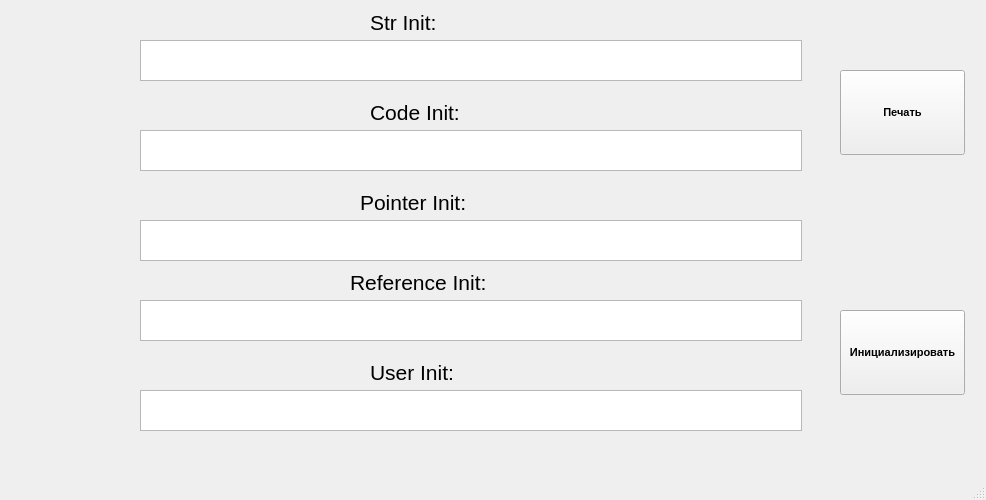
<?xml version="1.0" encoding="UTF-8"?>
<ui version="4.0">
 <class>MainWindow</class>
 <widget class="QMainWindow" name="MainWindow">
  <property name="enabled">
   <bool>true</bool>
  </property>
  <property name="geometry">
   <rect>
    <x>0</x>
    <y>0</y>
    <width>986</width>
    <height>500</height>
   </rect>
  </property>
  <property name="minimumSize">
   <size>
    <width>800</width>
    <height>300</height>
   </size>
  </property>
  <property name="maximumSize">
   <size>
    <width>1000</width>
    <height>500</height>
   </size>
  </property>
  <property name="windowTitle">
   <string>Task1</string>
  </property>
  <widget class="QWidget" name="centralwidget">
   <widget class="QLabel" name="label">
    <property name="geometry">
     <rect>
      <x>370</x>
      <y>10</y>
      <width>81</width>
      <height>24</height>
     </rect>
    </property>
    <property name="text">
     <string>&lt;html&gt;&lt;head/&gt;&lt;body&gt;&lt;p&gt;&lt;span style=&quot; font-size:16pt;&quot;&gt;Str Init: &lt;/span&gt;&lt;/p&gt;&lt;/body&gt;&lt;/html&gt;</string>
    </property>
   </widget>
   <widget class="QTextBrowser" name="textBrowser">
    <property name="geometry">
     <rect>
      <x>140</x>
      <y>40</y>
      <width>662</width>
      <height>41</height>
     </rect>
    </property>
   </widget>
   <widget class="QLabel" name="label_2">
    <property name="geometry">
     <rect>
      <x>370</x>
      <y>100</y>
      <width>101</width>
      <height>24</height>
     </rect>
    </property>
    <property name="font">
     <font>
      <weight>75</weight>
      <bold>true</bold>
      <underline>false</underline>
      <kerning>false</kerning>
     </font>
    </property>
    <property name="text">
     <string>&lt;html&gt;&lt;head/&gt;&lt;body&gt;&lt;p&gt;&lt;span style=&quot; font-size:16pt; font-weight:400;&quot;&gt;Code Init: &lt;/span&gt;&lt;/p&gt;&lt;/body&gt;&lt;/html&gt;</string>
    </property>
   </widget>
   <widget class="QTextBrowser" name="textBrowser_2">
    <property name="geometry">
     <rect>
      <x>140</x>
      <y>130</y>
      <width>662</width>
      <height>41</height>
     </rect>
    </property>
   </widget>
   <widget class="QLabel" name="label_3">
    <property name="geometry">
     <rect>
      <x>360</x>
      <y>190</y>
      <width>125</width>
      <height>24</height>
     </rect>
    </property>
    <property name="text">
     <string>&lt;html&gt;&lt;head/&gt;&lt;body&gt;&lt;p&gt;&lt;span style=&quot; font-size:16pt;&quot;&gt;Pointer Init: &lt;/span&gt;&lt;/p&gt;&lt;/body&gt;&lt;/html&gt;</string>
    </property>
   </widget>
   <widget class="QTextBrowser" name="textBrowser_3">
    <property name="geometry">
     <rect>
      <x>140</x>
      <y>220</y>
      <width>662</width>
      <height>41</height>
     </rect>
    </property>
   </widget>
   <widget class="QLabel" name="label_4">
    <property name="geometry">
     <rect>
      <x>350</x>
      <y>270</y>
      <width>152</width>
      <height>24</height>
     </rect>
    </property>
    <property name="text">
     <string>&lt;html&gt;&lt;head/&gt;&lt;body&gt;&lt;p&gt;&lt;span style=&quot; font-size:16pt;&quot;&gt;Reference Init: &lt;/span&gt;&lt;/p&gt;&lt;/body&gt;&lt;/html&gt;</string>
    </property>
   </widget>
   <widget class="QTextBrowser" name="textBrowser_4">
    <property name="geometry">
     <rect>
      <x>140</x>
      <y>300</y>
      <width>662</width>
      <height>41</height>
     </rect>
    </property>
   </widget>
   <widget class="QLabel" name="label_5">
    <property name="geometry">
     <rect>
      <x>370</x>
      <y>360</y>
      <width>96</width>
      <height>24</height>
     </rect>
    </property>
    <property name="text">
     <string>&lt;html&gt;&lt;head/&gt;&lt;body&gt;&lt;p&gt;&lt;span style=&quot; font-size:16pt;&quot;&gt;User Init: &lt;/span&gt;&lt;/p&gt;&lt;/body&gt;&lt;/html&gt;</string>
    </property>
   </widget>
   <widget class="QPushButton" name="pushButton">
    <property name="geometry">
     <rect>
      <x>840</x>
      <y>310</y>
      <width>125</width>
      <height>85</height>
     </rect>
    </property>
    <property name="font">
     <font>
      <pointsize>8</pointsize>
      <weight>75</weight>
      <bold>true</bold>
     </font>
    </property>
    <property name="text">
     <string>Инициализировать</string>
    </property>
   </widget>
   <widget class="QPushButton" name="pushButton_print">
    <property name="geometry">
     <rect>
      <x>840</x>
      <y>70</y>
      <width>125</width>
      <height>85</height>
     </rect>
    </property>
    <property name="font">
     <font>
      <pointsize>8</pointsize>
      <weight>75</weight>
      <bold>true</bold>
     </font>
    </property>
    <property name="text">
     <string>Печать</string>
    </property>
   </widget>
   <widget class="QTextBrowser" name="textBrowser_5">
    <property name="geometry">
     <rect>
      <x>140</x>
      <y>390</y>
      <width>662</width>
      <height>41</height>
     </rect>
    </property>
   </widget>
  </widget>
  <widget class="QMenuBar" name="menubar">
   <property name="geometry">
    <rect>
     <x>0</x>
     <y>0</y>
     <width>986</width>
     <height>22</height>
    </rect>
   </property>
  </widget>
  <widget class="QStatusBar" name="statusbar"/>
 </widget>
 <resources/>
 <connections/>
</ui>
